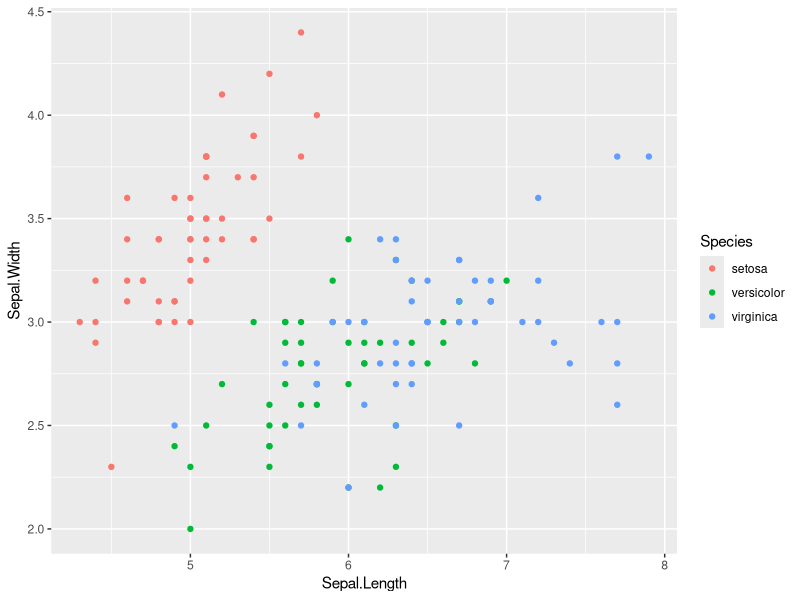
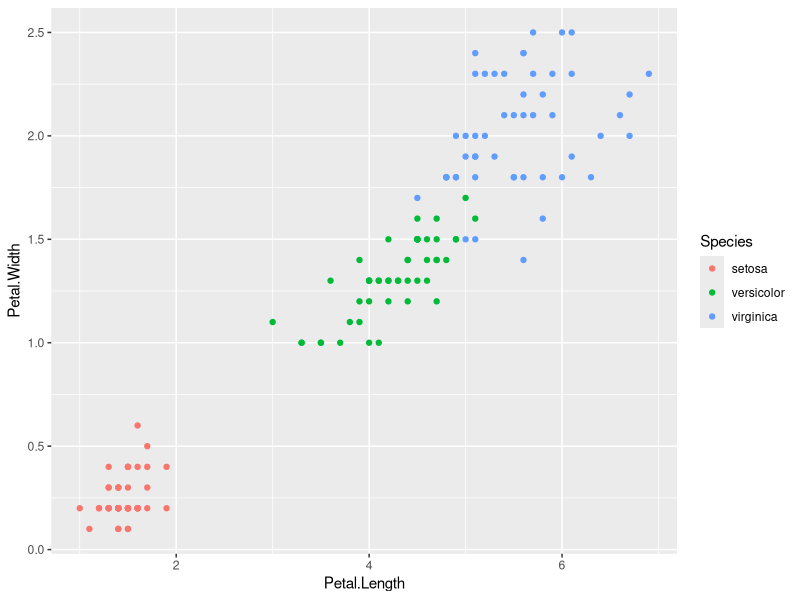
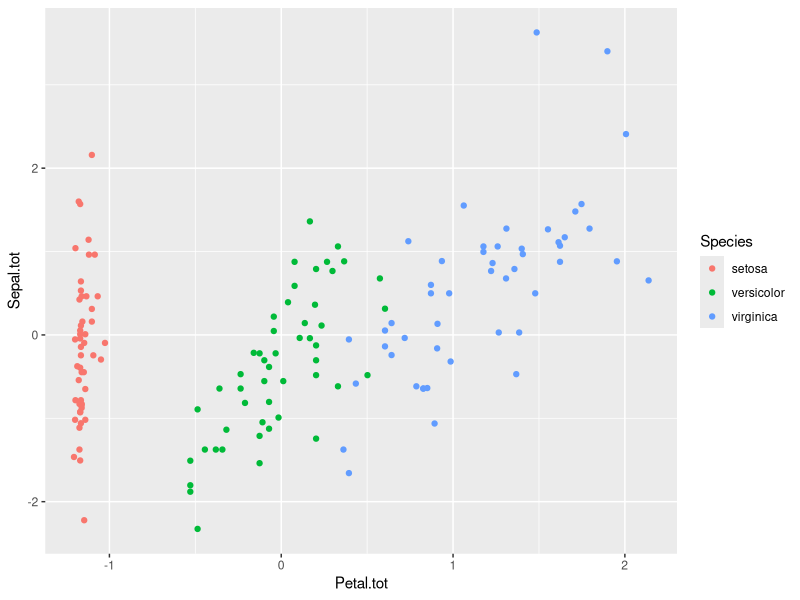
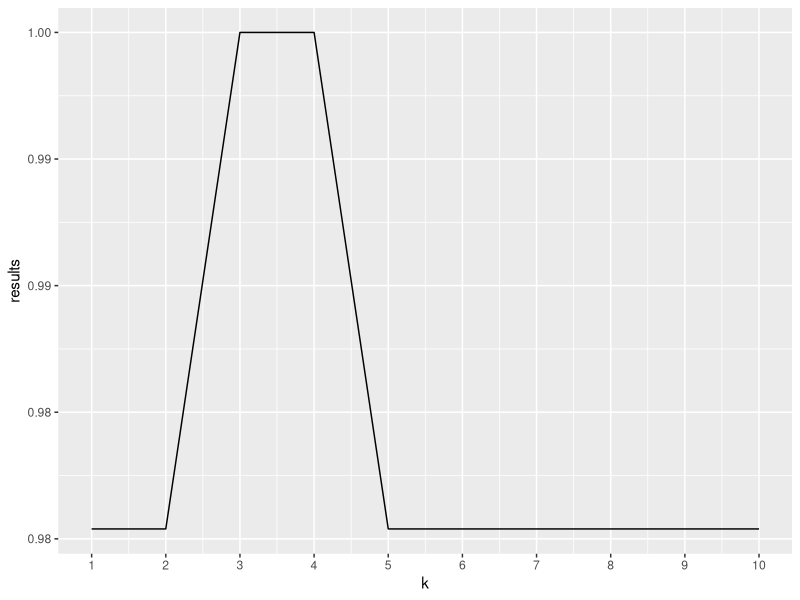

Write the R code that produced these figures, in order.
## ---- chunk 1
library('class')
library(tidyverse)
library('caret')
options(digits=2)
## ---- chunk 2
str(iris)
## ---- chunk 3

iris.ml <- iris %>% mutate(Sepal.tot = Sepal.Length*Sepal.Width, 
                           Petal.tot = Petal.Length*Petal.Width)

##Now I will normalize the data using the scale() function.  
iris.ml[-5] <- scale(iris.ml[-5])

## I am checking to see that the data is now normalized 
## (mean == 0 & sd == 1)
table("mean" = colMeans(iris.ml[-5]),"sd" =  apply(iris.ml[-5],2,sd))


## ---- chunk 4

ggplot(iris, aes(Sepal.Length, Sepal.Width, color = Species)) + geom_point() 

ggplot(iris, aes(Petal.Length, Petal.Width, color = Species)) + geom_point()

ggplot(iris.ml, aes(Petal.tot, Sepal.tot, color = Species)) + geom_point()
## ---- chunk 5

#Checking the proportions of each factor level
prop.table(table(iris$Species))

#Now to create a variable called test that indicates if the data point is in the training or test set
set.seed(12345)
test <- createDataPartition(iris$Species, p = 0.333, list = FALSE)

# Checking to see that the two data sets are similar in distribution. 
summary(iris[test, ])
summary(iris[-test, ])

## ---- chunk 6
# I am going to create a vector containing all the labels of species
iris.ml.test <- iris.ml[test, ]
iris.ml.train <- iris.ml[-test, ]
species.train.label <- iris.ml.train$Species

## ---- chunk 7

#I will start off by setting k = 1 this number is related on how many neighbors are included in the classification calculation. 
iris.pred.knn <- knn(iris.ml.train[-5], iris.ml.test[-5], 
                     cl = species.train.label, k = 1 )

#In order to see how well this model performed I am going to make a table. 
species.test.label <- iris.ml.test$Species

table(iris.pred.knn, species.test.label)

## ---- chunk 8
set.seed(12345)
results <- map_dbl(1:10, function(k){
  model <- knn(iris.ml.train[-5], iris.ml.test[-5], 
                     cl = species.train.label, k = k)
  
  mean(model == species.test.label)})

result_df <- data.frame(
  k = 1:10,
  results = results
)

result_df %>% 
  ggplot(aes(x = k, y = results))+ 
  geom_line() +
  scale_x_continuous(breaks = 1:10)
## ---- chunk 9

#I will now set k = 5
iris.pred.knn.5 <- knn(iris.ml.train[-5], iris.ml.test[-5], 
                     cl = species.train.label, k = 5 )

#In order to see how well this model performed I am going to make a table. 
species.test.label <- iris.ml.test$Species

table(iris.pred.knn.5, species.test.label)

mean(iris.pred.knn.5 == species.test.label)

## ---- chunk 10
iris.pred.knn.5 <- knn(iris.ml.train[-5], iris.ml.test[-5], cl = species.train.label, k = 5 , prob = TRUE)

#Now to extract the "prob" attribute from the knn object
iris.prob.knn <- attr(iris.pred.knn.5, "prob")

mean(iris.prob.knn)
